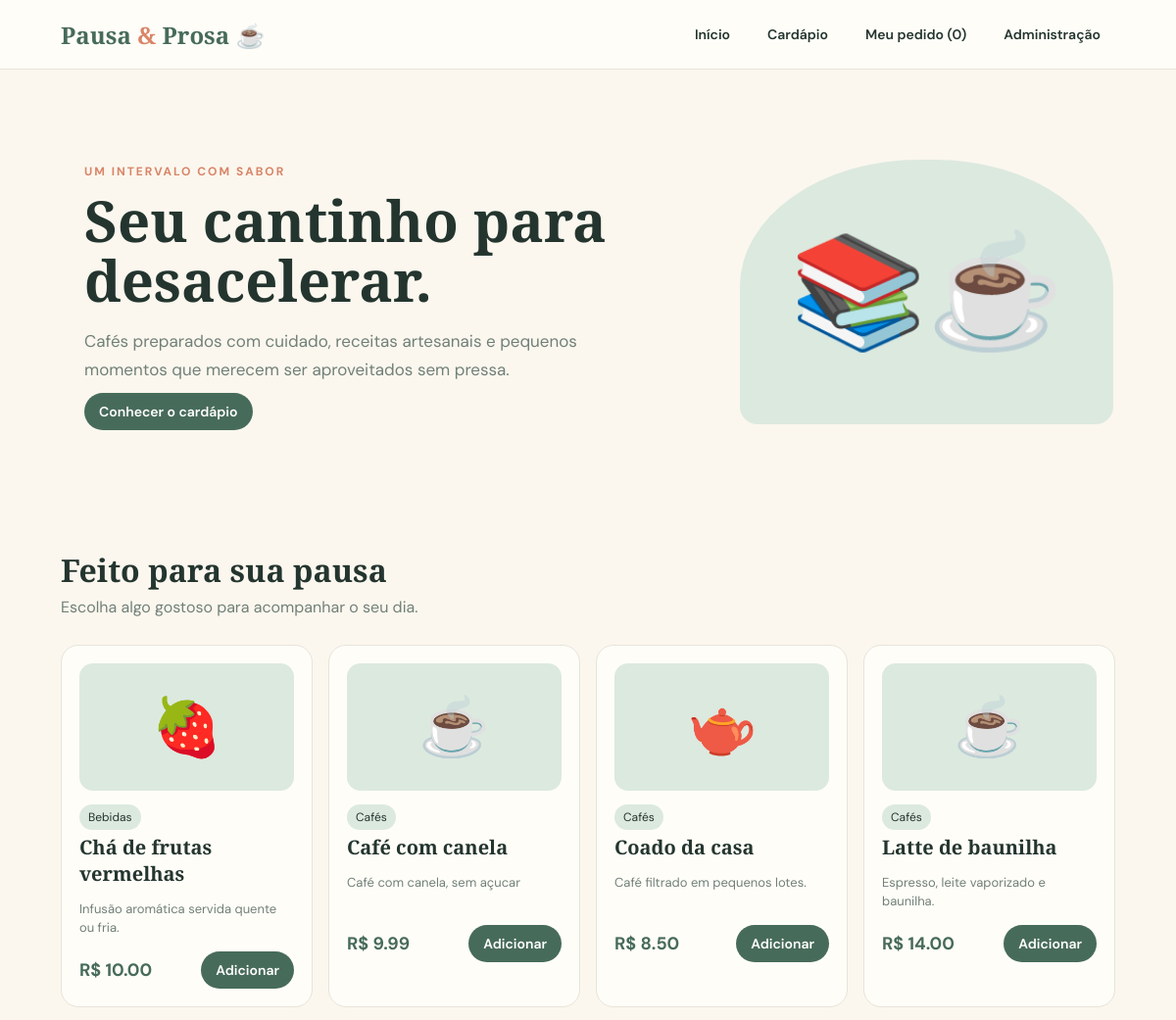
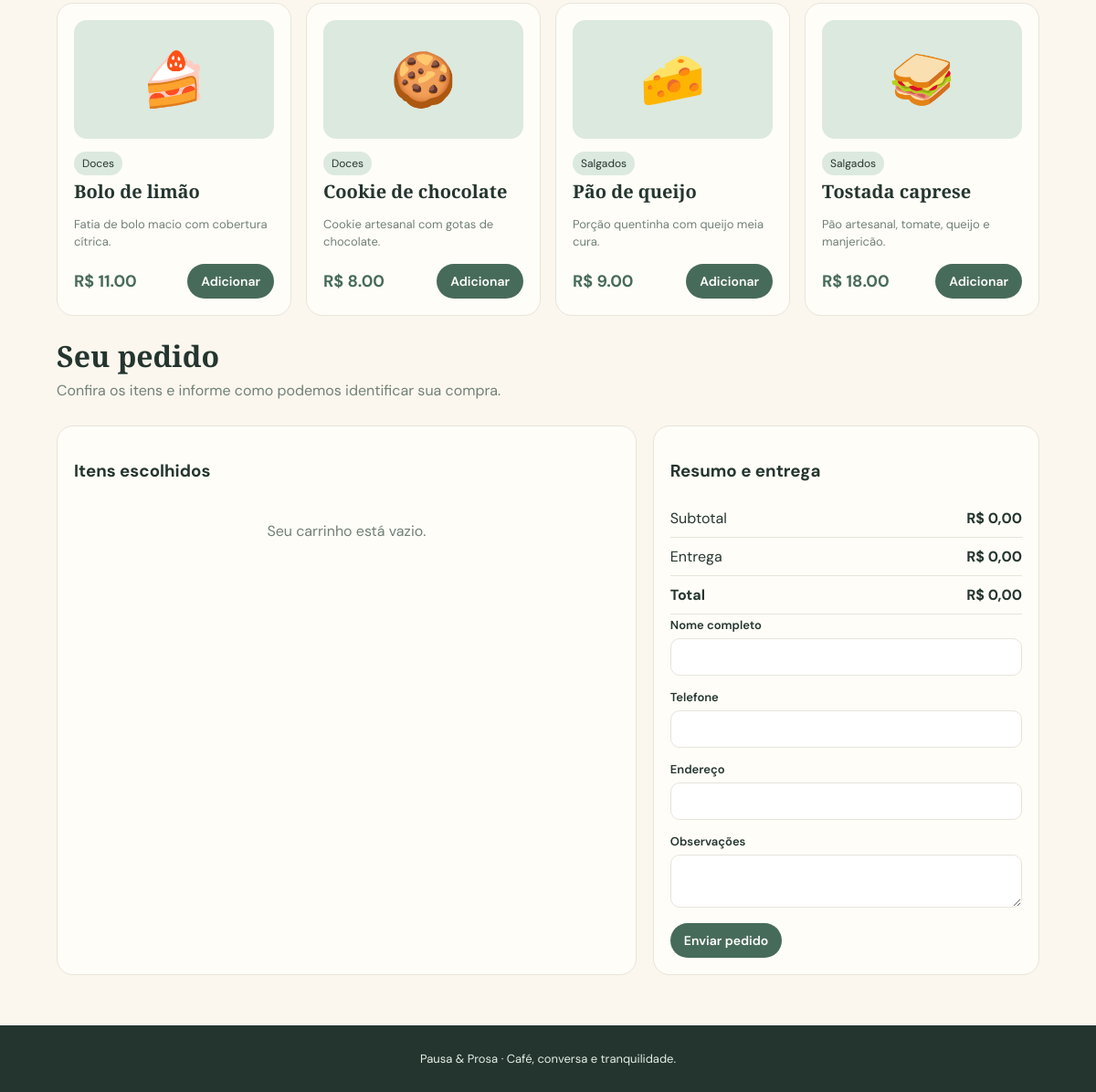
The page / on the database its author committed (2 pictures, top to bottom).
### tables this page shows
CREATE TABLE products (
            id INTEGER PRIMARY KEY AUTOINCREMENT,
            name TEXT NOT NULL, category TEXT NOT NULL, description TEXT NOT NULL,
            price REAL NOT NULL, icon TEXT NOT NULL DEFAULT '☕', active INTEGER NOT NULL DEFAULT 1
        );

### controllers/routes.py (the view)
@bp.get('/')
def home(): return render_template('index.html', products=get_products())

### models/database.py (called while the page is built)
def connect():
    DB_PATH.parent.mkdir(exist_ok=True)
    con = sqlite3.connect(DB_PATH)
    con.row_factory = sqlite3.Row
    con.execute("PRAGMA foreign_keys = ON")
    return con

def get_products(active_only=True):
    with connect() as con:
        sql='SELECT * FROM products' + (' WHERE active=1' if active_only else '') + ' ORDER BY category,name'
        return con.execute(sql).fetchall()

### templates/index.html (shortened to what this page needs)
<!doctype html><html lang="pt-br"><head><link rel="stylesheet" href="{{ url_for('static',filename='style.css') }}"></head><body>
<header><div class="nav"><div class="brand">Pausa <span>&</span> Prosa ☕</div><nav><a href="#inicio">Início</a><a href="#cardapio">Cardápio</a><a href="#pedido">Meu pedido (<span id="count">0</span>)</a><a href="{{ url_for('main.admin') }}">Administração</a></nav></div></header>
<section class="hero" id="inicio"><div class="hero-copy"><div class="eyebrow">Um intervalo com sabor</div><h1>Seu cantinho para desacelerar.</h1><p>Cafés preparados com cuidado, receitas artesanais e pequenos momentos que merecem ser aproveitados sem pressa.</p><a class="btn" href="#cardapio">Conhecer o cardápio</a></div><div class="hero-art">📚☕</div></section>
<main class="wrap"><div class="section-head" id="cardapio"><div><h2>Feito para sua pausa</h2><p>Escolha algo gostoso para acompanhar o seu dia.</p></div></div>
<div class="products">{% for p in products %}<article class="product"><div class="product-art">{{ p['icon'] }}</div><span class="badge">{{ p['category'] }}</span><h3>{{ p['name'] }}</h3><p>{{ p['description'] }}</p><div class="product-bottom"><span class="price">R$ {{ '%.2f'|format(p['price']) }}</span><button class="btn" onclick='add({{p["id"]}},{{p["name"]|tojson}},{{p["price"]}},{{p["icon"]|tojson}})'>Adicionar</button></div></article>{% endfor %}</div>
<div class="section-head" id="pedido"><div><h2>Seu pedido</h2><p>Confira os itens e informe como podemos identificar sua compra.</p></div></div>
<form method="post" action="{{ url_for('main.order') }}" class="cart-grid" ><div class="box"><h3>Itens escolhidos</h3><div id="cart-items"><p class="empty">Seu carrinho está vazio.</p></div></div><div class="box"><h3>Resumo e entrega</h3><div class="total-line"><span>Subtotal</span><b id="subtotal">R$ 0,00</b></div><div class="total-line"><span>Entrega</span><b id="delivery">R$ 0,00</b></div><div class="total-line"><b>Total</b><b id="total">R$ 0,00</b></div><input type="hidden" name="items" id="items-json" value="[]"><label>Nome completo<input name="customer" required></label><label>Telefone<input name="phone" required></label><label>Endereço<input name="address" required></label><label>Observações<textarea name="note" rows="2"></textarea></label><button class="btn" type="submit">Enviar pedido</button></div></form></main><footer>Pausa & Prosa · Café, conversa e tranquilidade.</footer><script src="{{url_for('static',filename='app.js')}}"></script></body></html>

### static/style.css (style rules this page uses)
:root { --ink:#24352f;--green:#476b5a;--mint:#dce9df;--cream:#fbf7ee;--paper:#fffdf8;--coral:#d98568;--muted:#718078;--line:#e7e4d9 }
* { box-sizing:border-box }
body { margin:0;background:var(--cream);color:var(--ink);font-family:'DM Sans',sans-serif }
header { background:var(--paper);border-bottom:1px solid var(--line);position:sticky;top:0;z-index:5 }
.nav { max-width:1120px;margin:auto;padding:16px 22px;display:flex;align-items:center;justify-content:space-between;gap:18px }
.brand { font:700 24px 'Playfair Display',serif;color:var(--green) }
.brand span { color:var(--coral) }
nav { display:flex;gap:8px;flex-wrap:wrap }
nav a,.btn { border:0;border-radius:999px;padding:10px 15px;text-decoration:none;color:var(--ink);font:600 14px 'DM Sans';cursor:pointer }
.btn { background:var(--green);color:white }
.hero { max-width:1120px;margin:32px auto;padding:42px 24px;display:grid;grid-template-columns:1.4fr .8fr;gap:25px;align-items:center }
.hero-copy { padding:22px }
.eyebrow { color:var(--coral);font-weight:700;letter-spacing:2px;text-transform:uppercase;font-size:12px }
.hero h1 { font:700 clamp(36px,5vw,58px) 'Playfair Display';line-height:1.05;margin:12px 0 }
.hero p { color:var(--muted);font-size:17px;line-height:1.7;max-width:540px }
.hero-art { background:var(--mint);border-radius:48% 48% 18px 18px;min-height:270px;display:grid;place-items:center;font-size:112px }
.wrap { max-width:1120px;margin:0 auto;padding:12px 22px 55px }
.section-head { display:flex;justify-content:space-between;align-items:end;gap:12px;margin:22px 0 }
.section-head h2 { font:700 32px 'Playfair Display';margin:0 }
.section-head p { color:var(--muted);margin:6px 0 }
.products { display:grid;grid-template-columns:repeat(4,1fr);gap:16px }
.product,.box,.order { background:var(--paper);border:1px solid var(--line);border-radius:18px;padding:18px }
.product-art { height:130px;background:var(--mint);border-radius:14px;display:grid;place-items:center;font-size:58px;margin-bottom:14px }
.product h3 { margin:4px 0;font:700 20px 'Playfair Display' }
.product p { color:var(--muted);font-size:13px;min-height:40px;line-height:1.5 }
.price { font-weight:700;color:var(--green);font-size:18px }
.product-bottom { display:flex;align-items:center;justify-content:space-between;gap:8px }
.cart-grid { display:grid;grid-template-columns:1.2fr .8fr;gap:18px }
.cart-line,.total-line { display:flex;justify-content:space-between;gap:12px;padding:10px 0;border-bottom:1px solid var(--line) }
input,textarea,select { width:100%;padding:11px 12px;border:1px solid var(--line);border-radius:10px;background:white;font:inherit;margin:5px 0 12px }
label { font-size:13px;font-weight:600 }
footer { text-align:center;padding:28px;background:#24352f;color:#e6eee8;font-size:13px }
.badge { display:inline-block;background:var(--mint);border-radius:999px;padding:5px 9px;font-size:12px }

### rows shown on the page
products: icon "🍓", category "Bebidas", name "Chá de frutas vermelhas", description "Infusão aromática servida quente ou fria.", price "10.00"
products: icon "☕", category "Cafés", name "Café com canela", description "Café com canela, sem açucar", price "9.99"
products: icon "🫖", category "Cafés", name "Coado da casa", description "Café filtrado em pequenos lotes.", price "8.50"
products: icon "☕", category "Cafés", name "Latte de baunilha", description "Espresso, leite vaporizado e baunilha.", price "14.00"
products: icon "🍰", category "Doces", name "Bolo de limão", description "Fatia de bolo macio com cobertura cítrica.", price "11.00"
products: icon "🍪", category "Doces", name "Cookie de chocolate", description "Cookie artesanal com gotas de chocolate.", price "8.00"
products: icon "🧀", category "Salgados", name "Pão de queijo", description "Porção quentinha com queijo meia cura.", price "9.00"
products: icon "🥪", category "Salgados", name "Tostada caprese", description "Pão artesanal, tomate, queijo e manjericão.", price "18.00"
